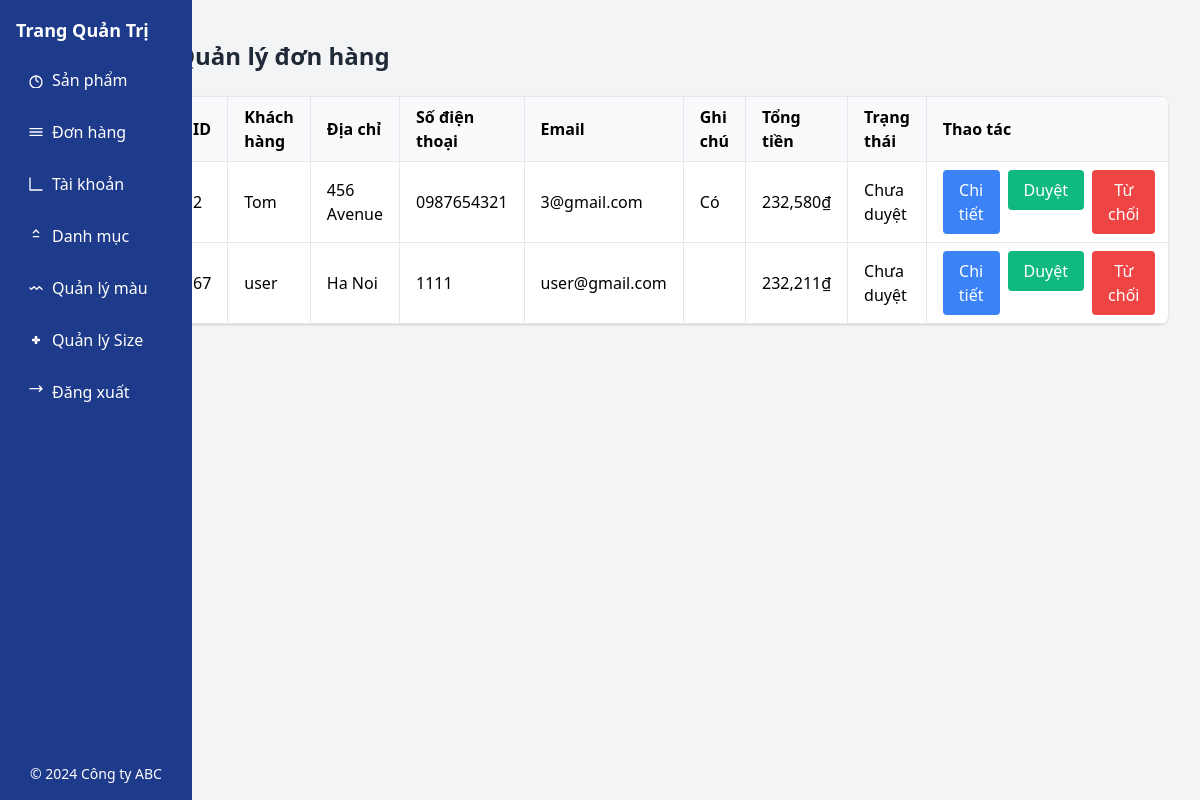
Page /admin/qlgiohang.php on the earlier database version.
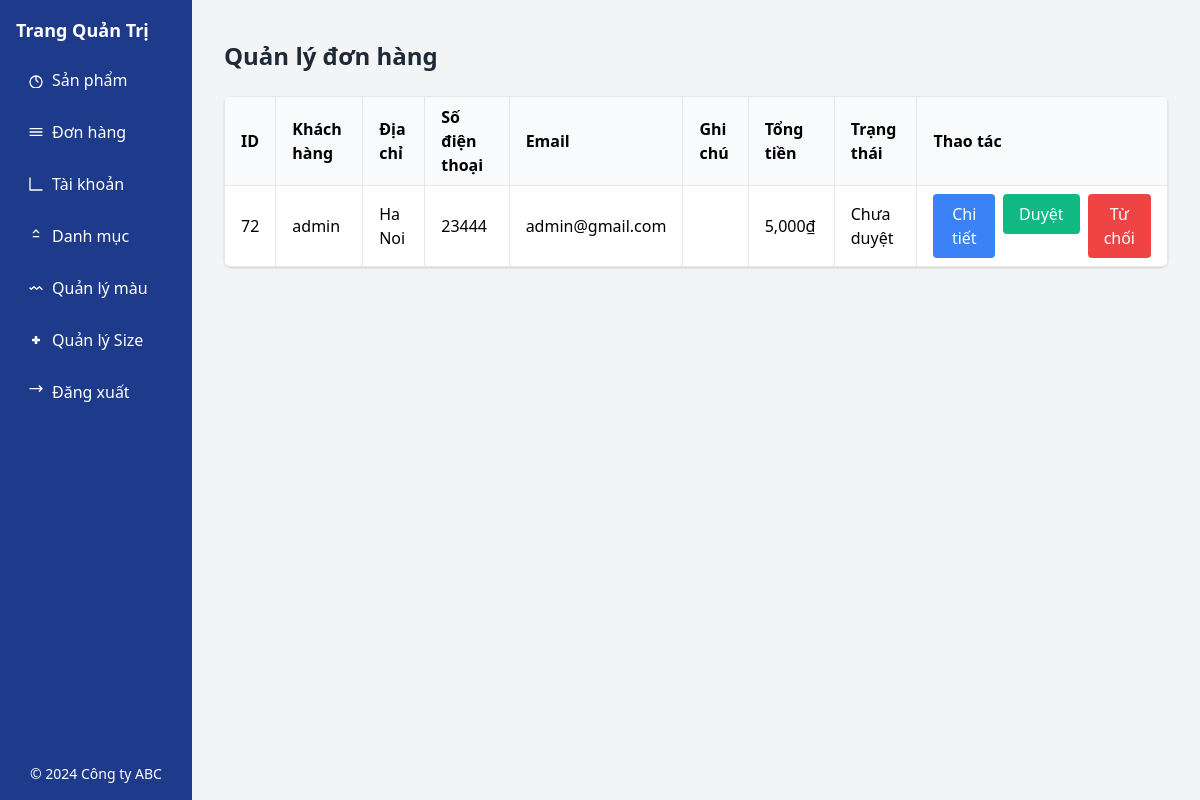
Same page on the later database version.
### tables this page shows
CREATE TABLE IF NOT EXISTS `order` (
  `order_id` int NOT NULL AUTO_INCREMENT,
  `user_id` int NOT NULL,
  `email` varchar(100) NOT NULL,
  `user_name` varchar(50) NOT NULL,
  `user_address` varchar(255) NOT NULL,
  `tel` varchar(11) NOT NULL,
  `note` text NOT NULL,
  `total` float NOT NULL,
  `status` int NOT NULL,
  PRIMARY KEY (`order_id`),
  KEY `user` (`user_id`)
);

### class/Db.php (called while the page is built, shortened)
<?php
class Db
{
  public static $conn = null;
  function __construct()
  {
    Db::$conn = new PDO("mysql:host=localhost; dbname=e1", 'root', '');
    Db::$conn->setAttribute(PDO::ATTR_ERRMODE, PDO::ERRMODE_EXCEPTION);
  }
  function selectSQL($sql, $arrParam = [])
  {
    $stm = Db::$conn->prepare($sql);
    $stm->execute($arrParam);
    return $stm->fetchAll(PDO::FETCH_ASSOC);
  }
}

### admin/qlgiohang.php (the view, shortened to what the changed rows need)
<?php
$order = new Order();
$orders = $order->selectSQL('SELECT * FROM `order`', []);
?>
<!DOCTYPE html>
<html lang="en">
<head>
    <link href="https://cdn.jsdelivr.net/npm/tailwindcss@2.2.19/dist/tailwind.min.css" rel="stylesheet">
</head>
<body class="bg-gray-100">
    <div class="flex">
        <?php include './views/navAdmin.php'; ?>
        <div class="flex-1 p-4">
            <div class="container mx-auto px-4 py-6">
                <h1 class="text-2xl font-bold text-gray-800 mb-6">Quản lý đơn hàng</h1>
                <div class="overflow-x-auto bg-white rounded-lg shadow">
                    <table class="table-auto w-full text-left border-collapse border border-gray-200">
                        <thead class="bg-gray-50">
                            <tr>
                                <th class="px-4 py-2 border border-gray-200">ID</th>
                                <th class="px-4 py-2 border border-gray-200">Khách hàng</th>
                                <th class="px-4 py-2 border border-gray-200">Địa chỉ</th>
                                <th class="px-4 py-2 border border-gray-200">Số điện thoại</th>
                                <th class="px-4 py-2 border border-gray-200">Email</th>
                                <th class="px-4 py-2 border border-gray-200">Ghi chú</th>
                                <th class="px-4 py-2 border border-gray-200">Tổng tiền</th>
                                <th class="px-4 py-2 border border-gray-200">Trạng thái</th>
                                <th class="px-4 py-2 border border-gray-200">Thao tác</th>
                            </tr>
                        </thead>
                        <tbody>
                            <?php if ($orders): ?>
                            <?php foreach ($orders as $order): ?>
                            <tr>
                                <td class="px-4 py-2 border border-gray-200"><?php echo $order['order_id']; ?></td>
                                <td class="px-4 py-2 border border-gray-200"><?php echo $order['user_name']; ?></td>
                                <td class="px-4 py-2 border border-gray-200"><?php echo $order['user_address']; ?></td>
                                <td class="px-4 py-2 border border-gray-200"><?php echo $order['tel']; ?></td>
                                <td class="px-4 py-2 border border-gray-200"><?php echo $order['email']; ?></td>
                                <td class="px-4 py-2 border border-gray-200"><?php echo $order['note']; ?></td>
                                <td class="px-4 py-2 border border-gray-200">
                                    <?php echo number_format($order['total']); ?>₫</td>
                                <td class="px-4 py-2 border border-gray-200">
                                    <?php if($order['status'] == 1){
                                            echo "Chưa duyệt";
                                        } elseif($order['status'] == 2) {
                                            echo "Đã duyệt";
                                        }else{
                                            echo "Từ chối";
                                        } ?>
                                </td>
                                <td class="px-4 py-2 border border-gray-200">
                                    <div class="flex space-x-2">
                                        <form method="GET" action="index.php">
                                            <button type="submit"
                                                class="px-4 py-2 bg-blue-500 text-white rounded hover:bg-blue-600">Chi
                                                tiết</button>
                                        </form>
                                        <?php if ($order['status'] == 1):  ?>
                                        <form method="POST" action="index.php?page=qlgiohang">
                                            <button type="submit" name="update_status"
                                                class="px-4 py-2 bg-green-500 text-white rounded hover:bg-green-600">Duyệt</button>
                                        </form>
                                        <form method="POST" action="index.php?page=qlgiohang">
                                            <button type="submit" name="update_status"
                                                class="px-4 py-2 bg-red-500 text-white rounded hover:bg-red-600">Từ
                                                chối</button>
                                        </form>
                                        <?php endif; ?>
                                    </div>
                                </td>
                            </tr>
                            <?php endforeach; ?>
                            <?php else: ?>
                            <tr>
                                <td colspan="8" class="px-4 py-2 text-center">Không có đơn hàng nào.</td>
                            </tr>
                            <?php endif; ?>
                        </tbody>
                    </table>
                </div>
            </div>
        </div>
    </div>
</body>
</html>

Differences in the rows shown:
removed order: order_id "2", user_name "Tom", user_address "456 Avenue", tel "0987654321", email "3@gmail.com", note "Có", total "232,580", status "Chưa duyệt"
removed order: order_id "67", user_name "user", user_address "Ha Noi", tel "1111", email "user@gmail.com", total "232,211", status "Chưa duyệt"
added order: order_id "72", user_name "admin", user_address "Ha Noi", tel "23444", email "admin@gmail.com", total "5,000", status "Chưa duyệt"
